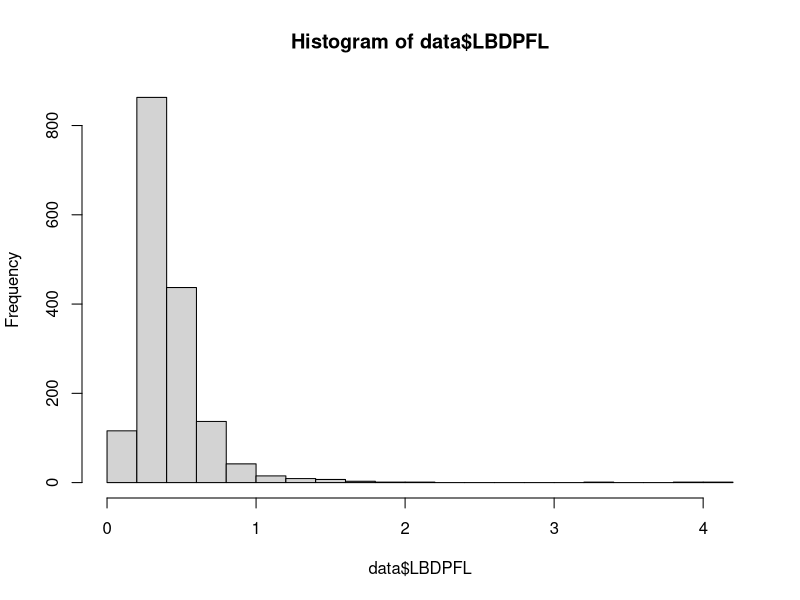
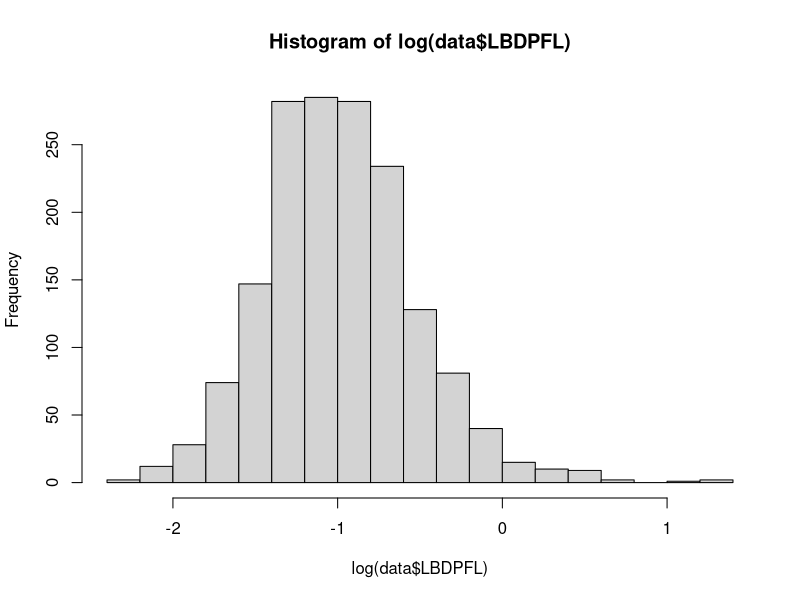
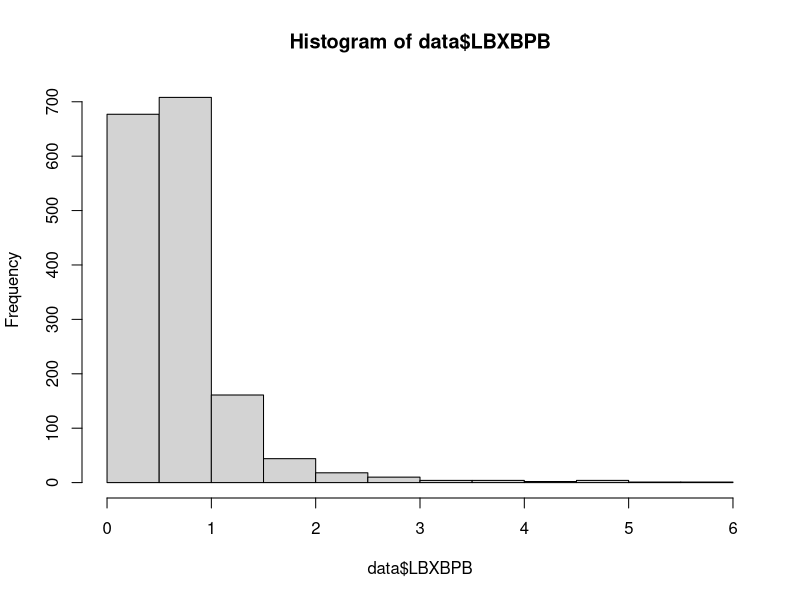
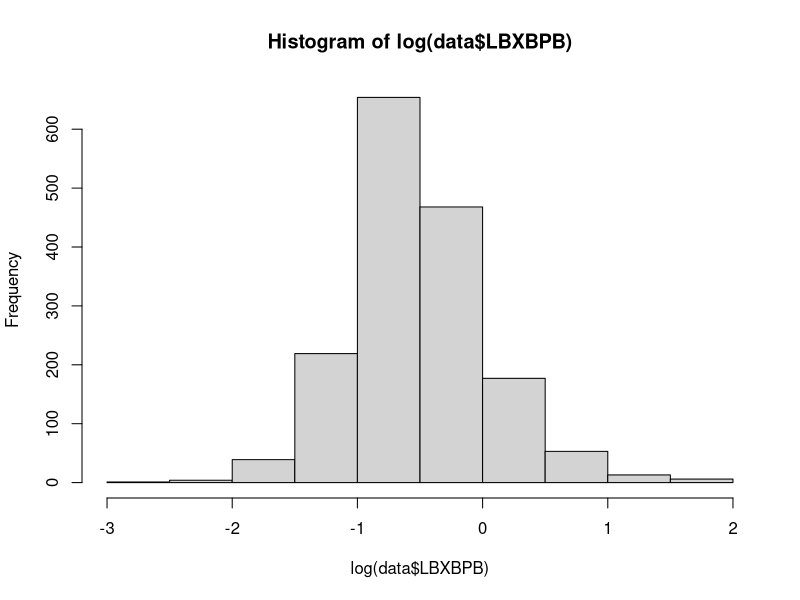
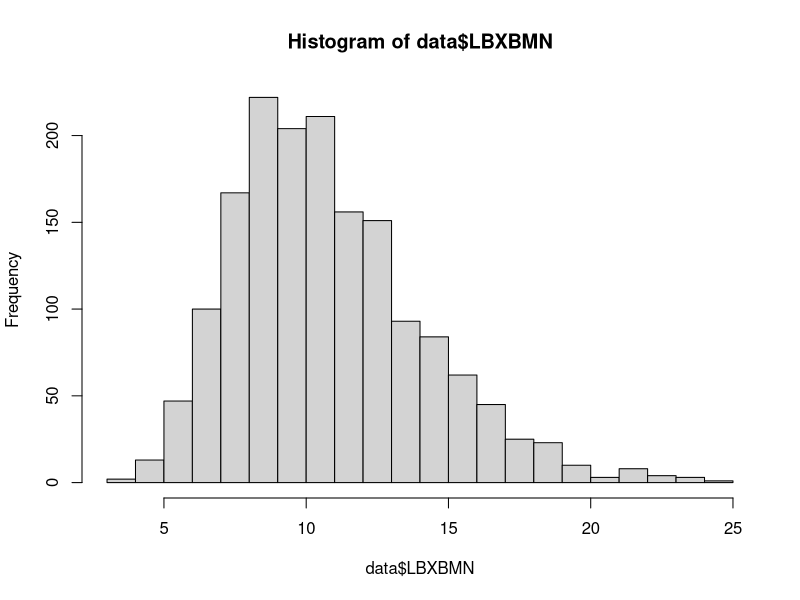
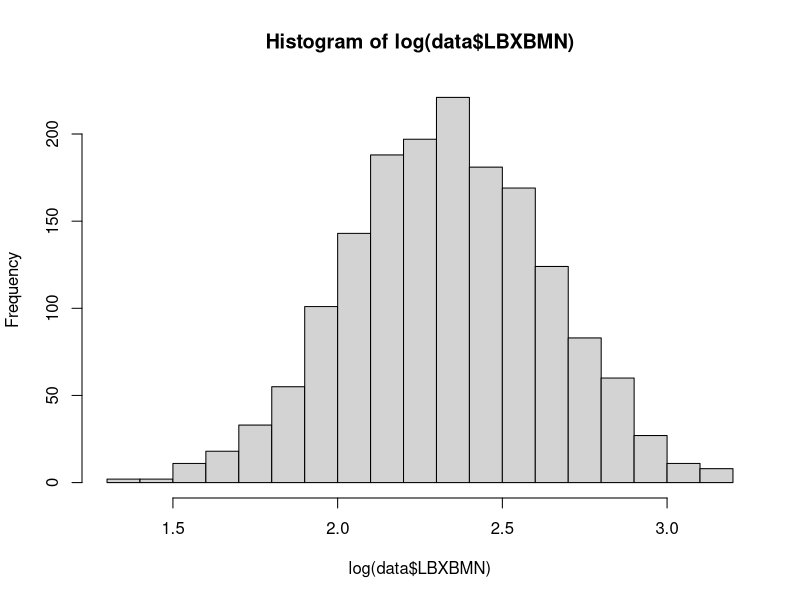
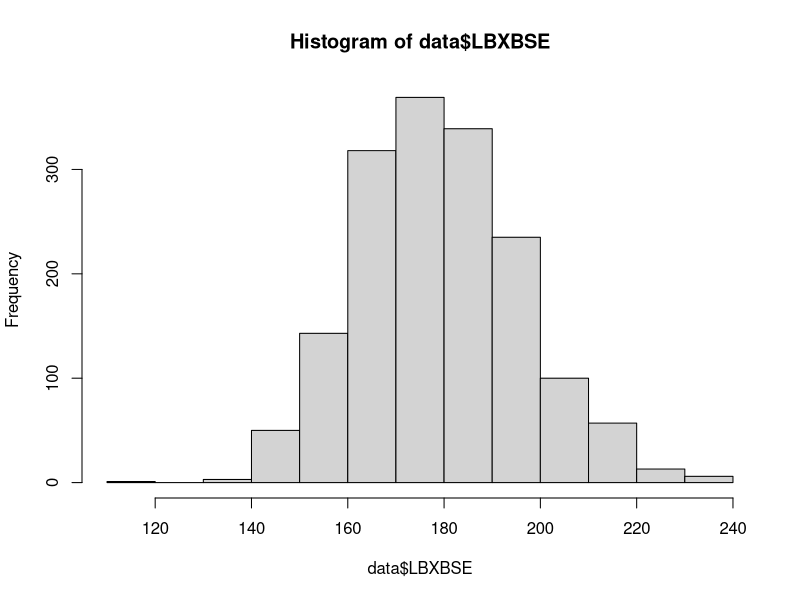
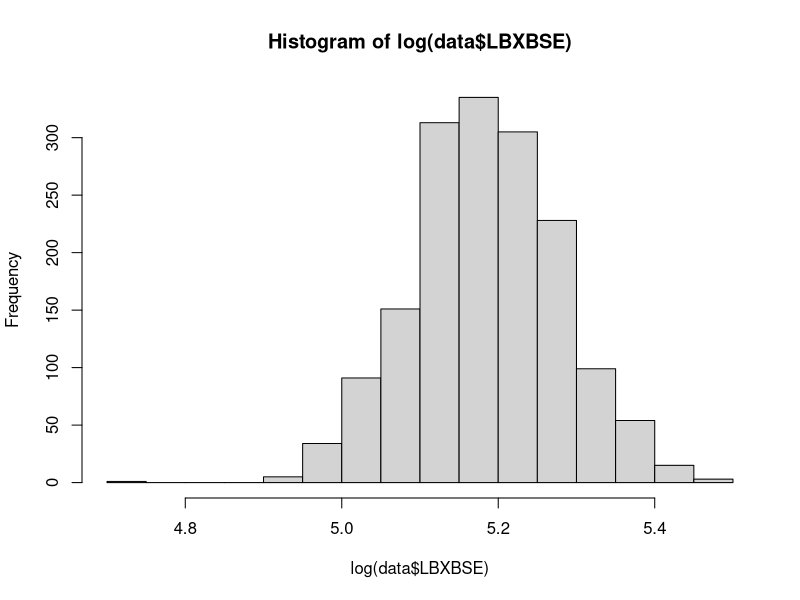

The R script that drew these images, in order:
## ---- chunk 1
options(scipen = 999) ##notacion cientifica apagada
rm(list=ls())
#install.packages("tidyverse")
library(tidyverse)
#install.packages("skimr")
library(skimr)
#install.packages("here")
library(here)
## ---- chunk 2
data <- read_csv("DATA_Final.csv")
dim(data)
head(data)

skim(data) # Análisis descriptivo de todas las variables.
## ---- chunk 3
# Fluoride
summary(data$LBDPFL)
hist(data$LBDPFL, breaks=15)
hist(log(data$LBDPFL), breaks=15)

# Lead
summary(data$LBXBPB)
hist(data$LBXBPB, breaks=15)
hist(log(data$LBXBPB), breaks=15)

# Manganese
summary(data$LBXBMN)
hist(data$LBXBMN, breaks=15)
hist(log(data$LBXBMN), breaks=15)

# Selenium
summary(data$LBXBSE)
hist(data$LBXBSE, breaks=15)
hist(log(data$LBXBSE), breaks=15)
## ---- chunk 4
data$ln_LBDPFL <- log(data$LBDPFL)
data$ln_LBXBMN <- log(data$LBXBMN)
data$ln_LBXBPB <- log(data$LBXBPB)
data$ln_LBXBSE <- log(data$LBXBSE)
data$ln_LBXTHG <- log(data$LBXTHG)

data$iqrFl <- data$ln_LBDPFL/IQR(data$ln_LBDPFL)
data$iqrMn <- data$ln_LBXBMN/IQR(data$ln_LBXBMN)
data$iqrPb <- data$ln_LBXBPB/IQR(data$ln_LBXBPB)
data$iqrSe <- data$ln_LBXBSE/IQR(data$ln_LBXBSE)
data$iqrHg <- data$ln_LBXTHG/IQR(data$ln_LBXTHG)
## ---- chunk 5
data$calories <- as.numeric(data$DR1TKCAL)
data$INDFMPIR_ts <- factor(data$INDFMPIR_ts_low.high, levels = c("low","high"), labels = c(0,1))
data$sex <- factor(data$RIAGENDR, levels = c(1,2), labels = c(0,1))
data$age <- as.numeric(data$RIDAGEYR)
data$race <- as.factor(data$RIDRETH3.ts)
data$smoke <- as.factor(data$SMD460.ts)
data$activityscore
data$sch_activityscore
## ---- chunk 6
Multiple_BMXBMI <- lm(data$BMXBMI ~  (data$iqrFl) + 
                        (data$iqrMn) +
                        (data$iqrPb) +
                        (data$iqrSe) + 
                        (data$iqrHg) + 
                        data$calories + data$sex + data$INDFMPIR_ts + data$age + data$smoke + data$activityscore + data$sch_activityscore + data$race) 
summary(Multiple_BMXBMI)
round(confint(Multiple_BMXBMI), 2)
## ---- chunk 7
Multiple_BMXHT <- lm(data$BMXHT ~  (data$iqrFl) + 
                       (data$iqrMn) +
                       (data$iqrPb) +
                       (data$iqrSe) + 
                       (data$iqrHg) +
                       data$calories + data$sex + data$INDFMPIR_ts + data$age + data$smoke + data$activityscore + data$sch_activityscore + data$race) 
summary(Multiple_BMXHT)
round(confint(Multiple_BMXHT),2)
## ---- chunk 8
Multiple_BMXWAIST <- lm(data$BMXWAIST ~  (data$iqrFl) + 
                          (data$iqrMn) +
                          (data$iqrPb) +
                          (data$iqrSe) + 
                          (data$iqrHg) +
                          data$calories + data$sex + data$INDFMPIR_ts + data$age + data$smoke + data$activityscore + data$sch_activityscore + data$race) 
summary(Multiple_BMXWAIST)
round(confint(Multiple_BMXWAIST), 2)
## ---- chunk 9
Multiple_BMXARML <- lm(data$BMXARML ~  (data$iqrFl) + 
                         (data$iqrMn) +
                         (data$iqrPb) +
                         (data$iqrSe) + 
                         (data$iqrHg) +
                         data$calories + data$sex + data$INDFMPIR_ts + data$age + data$smoke + data$activityscore + data$sch_activityscore + data$race) 
summary(Multiple_BMXARML)
round(confint(Multiple_BMXARML), 2)
## ---- chunk 10
Multiple_BMXBMI <- lm(data$BMXBMI ~  (data$iqrPb) + 
                        (data$iqrMn) +
                        (data$iqrFl) +
                        (data$iqrSe) + 
                        (data$iqrHg) + 
                        data$calories + data$sex + data$INDFMPIR_ts + data$age + data$smoke + data$activityscore + data$sch_activityscore + data$race) 
summary(Multiple_BMXBMI)
round(confint(Multiple_BMXBMI), 2)
## ---- chunk 11
Multiple_BMXHT <- lm(data$BMXHT ~  (data$iqrPb) + 
                       (data$iqrMn) +
                       (data$iqrFl) +
                       (data$iqrSe) + 
                       (data$iqrHg) +
                       data$calories + data$sex + data$INDFMPIR_ts + data$age + data$smoke + data$activityscore + data$sch_activityscore + data$race) 
summary(Multiple_BMXHT)
round(confint(Multiple_BMXHT),2)
## ---- chunk 12
Multiple_BMXWAIST <- lm(data$BMXWAIST ~  (data$iqrPb) + 
                          (data$iqrMn) +
                          (data$iqrFl) +
                          (data$iqrSe) + 
                          (data$iqrHg) +
                          data$calories + data$sex + data$INDFMPIR_ts + data$age + data$smoke + data$activityscore + data$sch_activityscore + data$race) 
summary(Multiple_BMXWAIST)
round(confint(Multiple_BMXWAIST), 2)
## ---- chunk 13
Multiple_BMXARML <- lm(data$BMXARML ~  (data$iqrPb) + 
                         (data$iqrMn) +
                         (data$iqrFl) +
                         (data$iqrSe) + 
                         (data$iqrHg) +
                         data$calories + data$sex + data$INDFMPIR_ts + data$age + data$smoke + data$activityscore + data$sch_activityscore + data$race) 
summary(Multiple_BMXARML)
round(confint(Multiple_BMXARML), 2)
## ---- chunk 14
Multiple_BMXBMI <- lm(data$BMXBMI ~  (data$iqrMn) + 
                        (data$iqrPb) +
                        (data$iqrFl) +
                        (data$iqrSe) + 
                        (data$iqrHg) + 
                        data$calories + data$sex + data$INDFMPIR_ts + data$age + data$smoke + data$activityscore + data$sch_activityscore + data$race) 
summary(Multiple_BMXBMI)
round(confint(Multiple_BMXBMI), 2)
## ---- chunk 15
Multiple_BMXHT <- lm(data$BMXHT ~  (data$iqrMn) + 
                       (data$iqrPb) +
                       (data$iqrFl) +
                       (data$iqrSe) + 
                       (data$iqrHg) +
                       data$calories + data$sex + data$INDFMPIR_ts + data$age + data$smoke + data$activityscore + data$sch_activityscore + data$race) 
summary(Multiple_BMXHT)
round(confint(Multiple_BMXHT),2)
## ---- chunk 16
Multiple_BMXWAIST <- lm(data$BMXWAIST ~  (data$iqrMn) + 
                          (data$iqrPb) +
                          (data$iqrFl) +
                          (data$iqrSe) + 
                          (data$iqrHg) +
                          data$calories + data$sex + data$INDFMPIR_ts + data$age + data$smoke + data$activityscore + data$sch_activityscore + data$race) 
summary(Multiple_BMXWAIST)
round(confint(Multiple_BMXWAIST), 2)
## ---- chunk 17
Multiple_BMXARML <- lm(data$BMXARML ~  (data$iqrMn) + 
                         (data$iqrPb) +
                         (data$iqrFl) +
                         (data$iqrSe) + 
                         (data$iqrHg) +
                         data$calories + data$sex + data$INDFMPIR_ts + data$age + data$smoke + data$activityscore + data$sch_activityscore + data$race) 
summary(Multiple_BMXARML)
round(confint(Multiple_BMXARML), 2)
## ---- chunk 18
Multiple_BMXBMI <- lm(data$BMXBMI ~  (data$iqrHg) + 
                        (data$iqrPb) +
                        (data$iqrFl) +
                        (data$iqrSe) + 
                        (data$iqrMn) + 
                        data$calories + data$sex + data$INDFMPIR_ts + data$age + data$smoke + data$activityscore + data$sch_activityscore + data$race) 
summary(Multiple_BMXBMI)
round(confint(Multiple_BMXBMI), 2)
## ---- chunk 19
Multiple_BMXHT <- lm(data$BMXHT ~  (data$iqrHg) + 
                       (data$iqrPb) +
                       (data$iqrFl) +
                       (data$iqrSe) + 
                       (data$iqrMn) +
                       data$calories + data$sex + data$INDFMPIR_ts + data$age + data$smoke + data$activityscore + data$sch_activityscore + data$race) 
summary(Multiple_BMXHT)
round(confint(Multiple_BMXHT),2)
## ---- chunk 20
Multiple_BMXWAIST <- lm(data$BMXWAIST ~  (data$iqrHg) + 
                          (data$iqrPb) +
                          (data$iqrFl) +
                          (data$iqrSe) + 
                          (data$iqrMn) +
                          data$calories + data$sex + data$INDFMPIR_ts + data$age + data$smoke + data$activityscore + data$sch_activityscore + data$race) 
summary(Multiple_BMXWAIST)
round(confint(Multiple_BMXWAIST), 2)
## ---- chunk 21
Multiple_BMXARML <- lm(data$BMXARML ~  (data$iqrHg) + 
                         (data$iqrPb) +
                         (data$iqrFl) +
                         (data$iqrSe) + 
                         (data$iqrMn) +
                         data$calories + data$sex + data$INDFMPIR_ts + data$age + data$smoke + data$activityscore + data$sch_activityscore + data$race) 
summary(Multiple_BMXARML)
round(confint(Multiple_BMXARML), 2)
## ---- chunk 22
Multiple_BMXBMI <- lm(data$BMXBMI ~  (data$iqrSe) + 
                        (data$iqrPb) +
                        (data$iqrFl) +
                        (data$iqrHg) + 
                        (data$iqrMn) + 
                        data$calories + data$sex + data$INDFMPIR_ts + data$age + data$smoke + data$activityscore + data$sch_activityscore + data$race) 
summary(Multiple_BMXBMI)
round(confint(Multiple_BMXBMI), 2)
## ---- chunk 23
Multiple_BMXHT <- lm(data$BMXHT ~  (data$iqrSe) + 
                       (data$iqrPb) +
                       (data$iqrFl) +
                       (data$iqrHg) + 
                       (data$iqrMn) +
                       data$calories + data$sex + data$INDFMPIR_ts + data$age + data$smoke + data$activityscore + data$sch_activityscore + data$race) 
summary(Multiple_BMXHT)
round(confint(Multiple_BMXHT),2)
## ---- chunk 24
Multiple_BMXWAIST <- lm(data$BMXWAIST ~  (data$iqrSe) + 
                          (data$iqrPb) +
                          (data$iqrFl) +
                          (data$iqrHg) + 
                          (data$iqrMn) +
                          data$calories + data$sex + data$INDFMPIR_ts + data$age + data$smoke + data$activityscore + data$sch_activityscore + data$race) 
summary(Multiple_BMXWAIST)
round(confint(Multiple_BMXWAIST), 2)
## ---- chunk 25
Multiple_BMXARML <- lm(data$BMXARML ~  (data$iqrSe) + 
                         (data$iqrPb) +
                         (data$iqrFl) +
                         (data$iqrHg) + 
                         (data$iqrMn) +
                         data$calories + data$sex + data$INDFMPIR_ts + data$age + data$smoke + data$activityscore + data$sch_activityscore + data$race) 
summary(Multiple_BMXARML)
round(confint(Multiple_BMXARML), 2)
